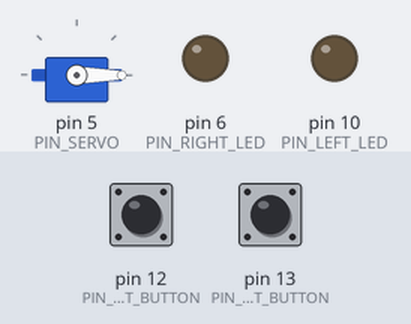
Bench run of a sketch on a simulated Arduino Uno, built with avr-gcc and run on an emulated ATmega328P. Shown: servo, output pins drawn as LEDs (lit = HIGH). Dashed ring = blinking. The inputs (shaded band) are chosen by the test bench; at power-on: pin 12 (PIN_LEFT_BUTTON) LOW, pin 13 (PIN_RIGHT_BUTTON) LOW.

Above: at 1.2 s.
1.3 s: pin 12 (PIN_LEFT_BUTTON) pulled HIGH for 0.15 s
At 2.22 s:
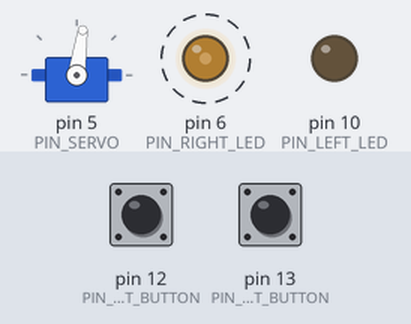
4.3 s: pin 13 (PIN_RIGHT_BUTTON) pulled HIGH for 3.2 s
At 8.3 s:
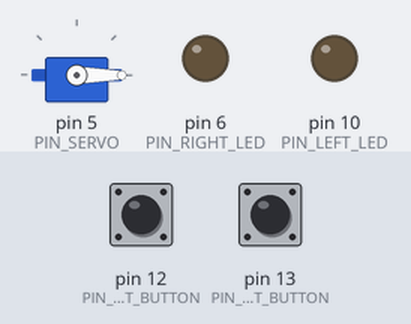
9.0 s: pin 13 (PIN_RIGHT_BUTTON) pulled HIGH for 0.15 s
At 9.41 s:
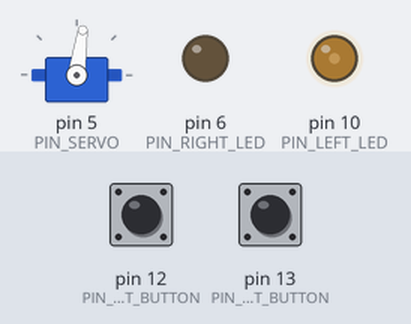
12.0 s: pin 12 (PIN_LEFT_BUTTON) pulled HIGH for 1 s
At 12.87 s:
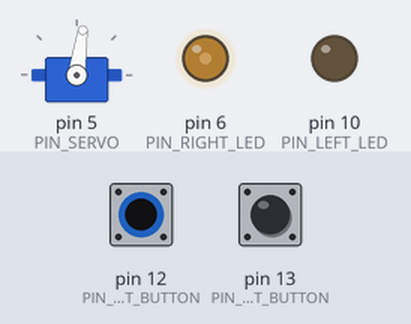
Timing chart, 0 to 15.0 s (numbered marks = the images above; inputs shaded):
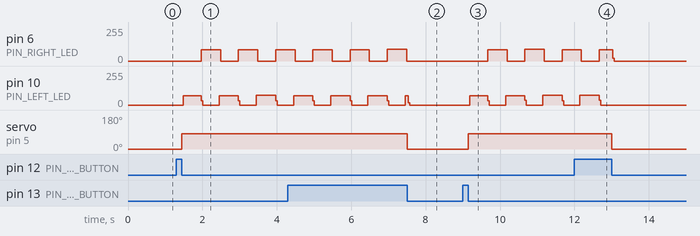

The sketch:

step4.ino
```cpp
#include <Servo.h>

#include <button.h>
#include <led.h>
//#define DEBUG 1

#define BLINK_TIME 500
#define PIN_LEFT_LED 10
#define PIN_RIGHT_LED 6
#define PIN_LEFT_BUTTON 12
#define PIN_RIGHT_BUTTON 13
#define PIN_SERVO 5

#define SERVO_START_ANGLE 0
#define SERVO_END_ANGLE 82

bool blinking = false;

Led ledLeftRed;
Led ledRightRed;
Button btnLeft;
Button btnRight;
byte btnSrcAction;
Servo myServo;

long pressTime = 0;

void onPressed(Button src, Button::EventType eventType) {
#ifdef DEBUG
    Serial.println("onPressed");
#endif

  if (btnSrcAction==0 || btnSrcAction != src.getPin()){
    if(eventType == Button::RELEASED){
      blinking = !blinking;
      myServo.write(blinking ? SERVO_END_ANGLE : SERVO_START_ANGLE);
      pressTime = millis();
      btnSrcAction = (btnSrcAction==0 ? src.getPin() : 0);
    }
  }
}

void setup(){
  btnLeft.init(PIN_LEFT_BUTTON, onPressed);
  btnRight.init(PIN_RIGHT_BUTTON, onPressed);

  ledLeftRed.init(PIN_LEFT_LED);
  ledRightRed.init(PIN_RIGHT_LED);

  myServo.attach(PIN_SERVO);
  myServo.write(SERVO_START_ANGLE);

  btnSrcAction = 0;

#ifdef DEBUG
  Serial.begin(9600);
#endif
}

void loop(){
  btnLeft.update();
  btnRight.update();

  ledLeftRed.off();
  ledRightRed.off();

  if (blinking){
    if (((millis()-pressTime)/BLINK_TIME)%2 < 1){
      ledLeftRed.on();
    } else{
      ledRightRed.on();
    }
  }
}
```

Measured:
- after the input at 1.3 s, pin 6 (PIN_RIGHT_LED): alternates 86/255 for 0.52 s and 0/255 for 0.48 s, starting after 0.67 s; pin 10 (PIN_LEFT_LED): ramps from 73/255 to 0/255 and jumps back, once every 0.98 s; servo on pin 5 (PIN_SERVO): 0° → 82° after 0.15 s
- after the input at 4.3 s, servo on pin 5 (PIN_SERVO): 82° → 0° after 3.2 s
- after the input at 9.0 s, pin 6 (PIN_RIGHT_LED): 0/255 → 86/255 after 0.67 s, → 0/255 0.52 s later, → 90/255 0.48 s later, → 0/255 0.52 s later, … (5 changes in this stretch); servo on pin 5 (PIN_SERVO): 0° → 82° after 0.15 s
- after the input at 12.0 s, pin 10 (PIN_LEFT_LED): goes on until 12.7 s, then stays 0/255; servo on pin 5 (PIN_SERVO): 82° → 0° after 1.0 s
